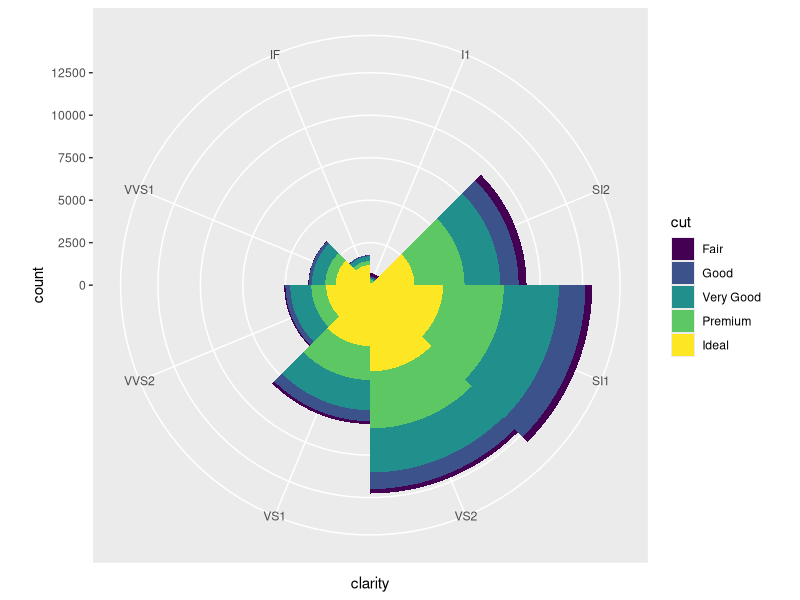
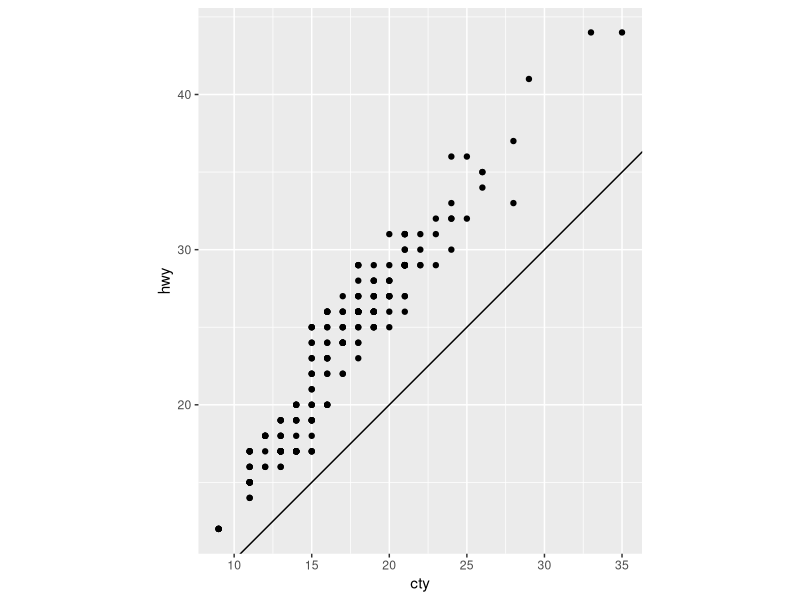
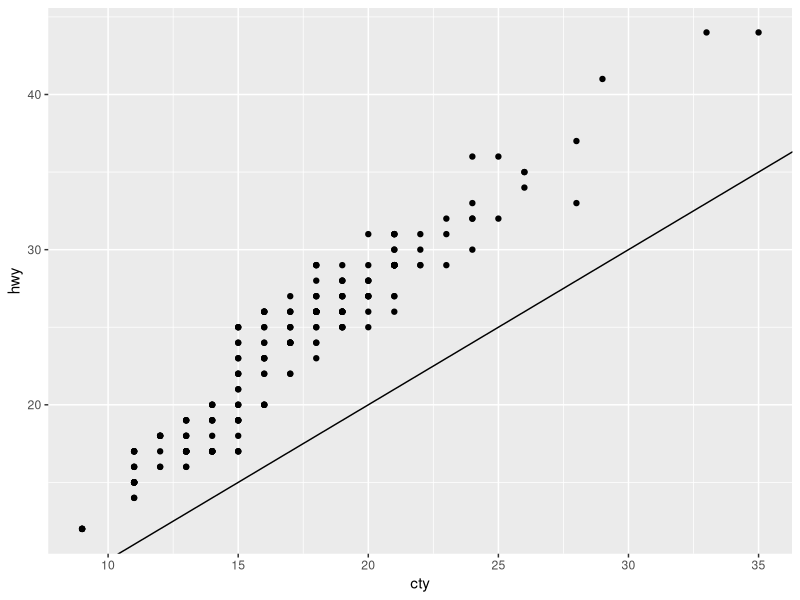

Write the R code that produced these figures, in order.
## ---- chunk 1
#| output: false
# Loading Packages
library(tidyverse)
## ---- chunk 2
diamonds |> ggplot() + 
  geom_bar(
    mapping = aes(x = clarity, fill = cut), 
    width = 1
  ) + 
  coord_polar()
## ---- chunk 3
ggplot(data = mpg, mapping = aes(x = cty, y = hwy)) +
  geom_point() + 
  geom_abline() +
  coord_fixed()
## ---- chunk 4
ggplot(data = mpg, mapping = aes(x = cty, y = hwy)) +
  geom_point() + 
  geom_abline()
